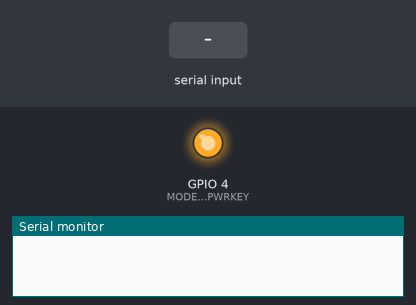
This sketch was run on a simulated ESP32. On the bench: output pins drawn as LEDs (lit = HIGH), the last lines printed to the serial monitor. The inputs (shaded band) are chosen by the test bench. The modem accepts every AT command (registered, SIM ready, sends succeed) and sends nothing else.

Above: at 2.51 s.
At 14.8 s:
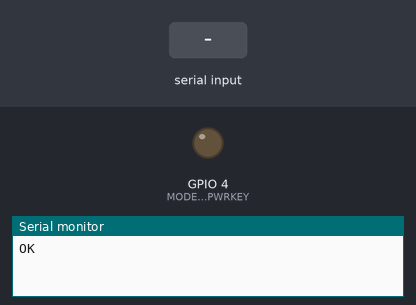
14.9 s: "1" received over the second serial link
Timing chart, 0 to 17.9 s (numbered marks = the images above; inputs shaded):
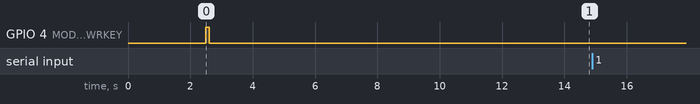

The sketch:

Simcom_test.ino
```cpp
#include <HardwareSerial.h>

#define MODEM_RX 16
#define MODEM_TX 17
#define MODEM_PWRKEY 4

HardwareSerial modemSerial(1);
bool encendido = false;

void powerOnModem() {
  if (encendido) return;
  pinMode(MODEM_PWRKEY, OUTPUT);
  digitalWrite(MODEM_PWRKEY, LOW);
  delay(2000);
  digitalWrite(MODEM_PWRKEY, HIGH);
  delay(100);
  digitalWrite(MODEM_PWRKEY, LOW);
  delay(10000);
  encendido = true;
}

void setup() {
  Serial.begin(115200);
  modemSerial.begin(115200, SERIAL_8N1, MODEM_RX, MODEM_TX);
  delay(500);
  powerOnModem();
  delay(1000);
  modemSerial.println("AT");
}

void loop() {
  while (modemSerial.available()) {
    Serial.write(modemSerial.read());
  }
}
```
